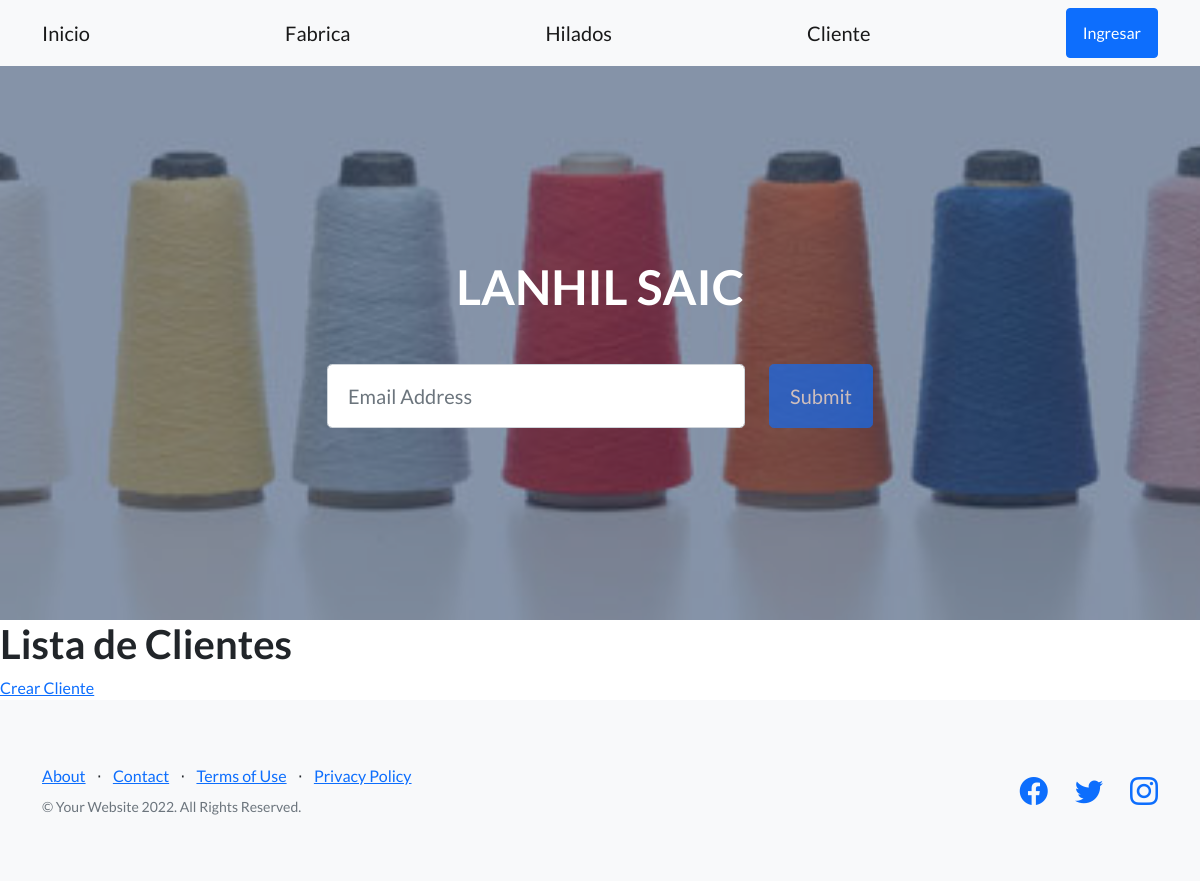
Page /appProduccion/listaClientes/ on the earlier database version.
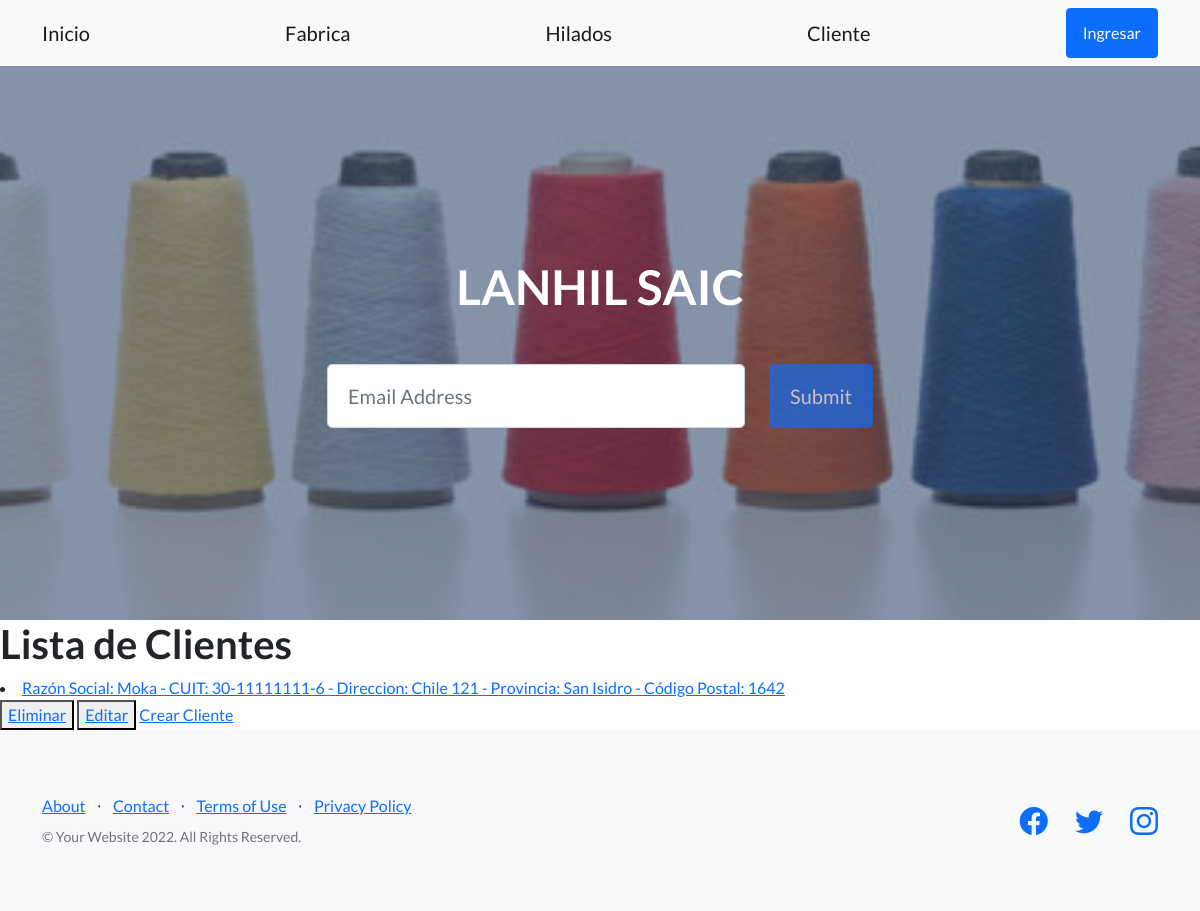
Same page on the later database version.
### appProduccion/models.py (models this page shows)
class Cliente(models.Model):
    razonSocial = models.CharField(max_length=50)
    cuit = models.CharField(max_length=50)
    direccion = models.CharField(max_length=50)
    provincia = models.CharField(max_length=50)
    codigoPostal = models.IntegerField()
    def __str__(self):
        return f"Razón Social: {self.razonSocial} - CUIT: {self.cuit} - Direccion: {self.direccion} - Provincia: {self.provincia} - Código Postal: {self.codigoPostal}"

### appProduccion/views.py (the view)
# urls.py: path('listaClientes/', ClienteList.as_view(), name="ListaClientes"),
class ClienteList(ListView):
    model = Cliente
    template_name = 'appProduccion/cliente_list.html'
    context_object_name = 'clientes' #recibe como contexto la lista de clientes

### appProduccion/templates/appProduccion/cliente_list.html
{% extends "appProduccion/padre.html" %}
{% load static %}
{% block contenidoQueCambia %}
    <h1>Lista de Clientes</h1>
        {% for cliente in clientes %}
            <li>
                <a href="{% url 'DetalleCliente' cliente.id %}">{{cliente}}</a>
            </li>
            <button>
                <a href="{% url 'EliminaCliente' cliente.id %}" >Eliminar</a>
            </button>
            <button>
                <a href="{% url 'ActualizaCliente' cliente.id %}" >Editar</a>
            </button>
        {% endfor %}
        <a href = "{% url 'CreaCliente' %}">Crear Cliente</a>
{% endblock %}

Differences in the rows shown:
added Cliente: razonSocial+cuit+direccion "Razón Social: Moka - CUIT: 30-11111111-6 - Direccion: Chile 121 - Provincia: San Isidro - Código Postal: 1642"
